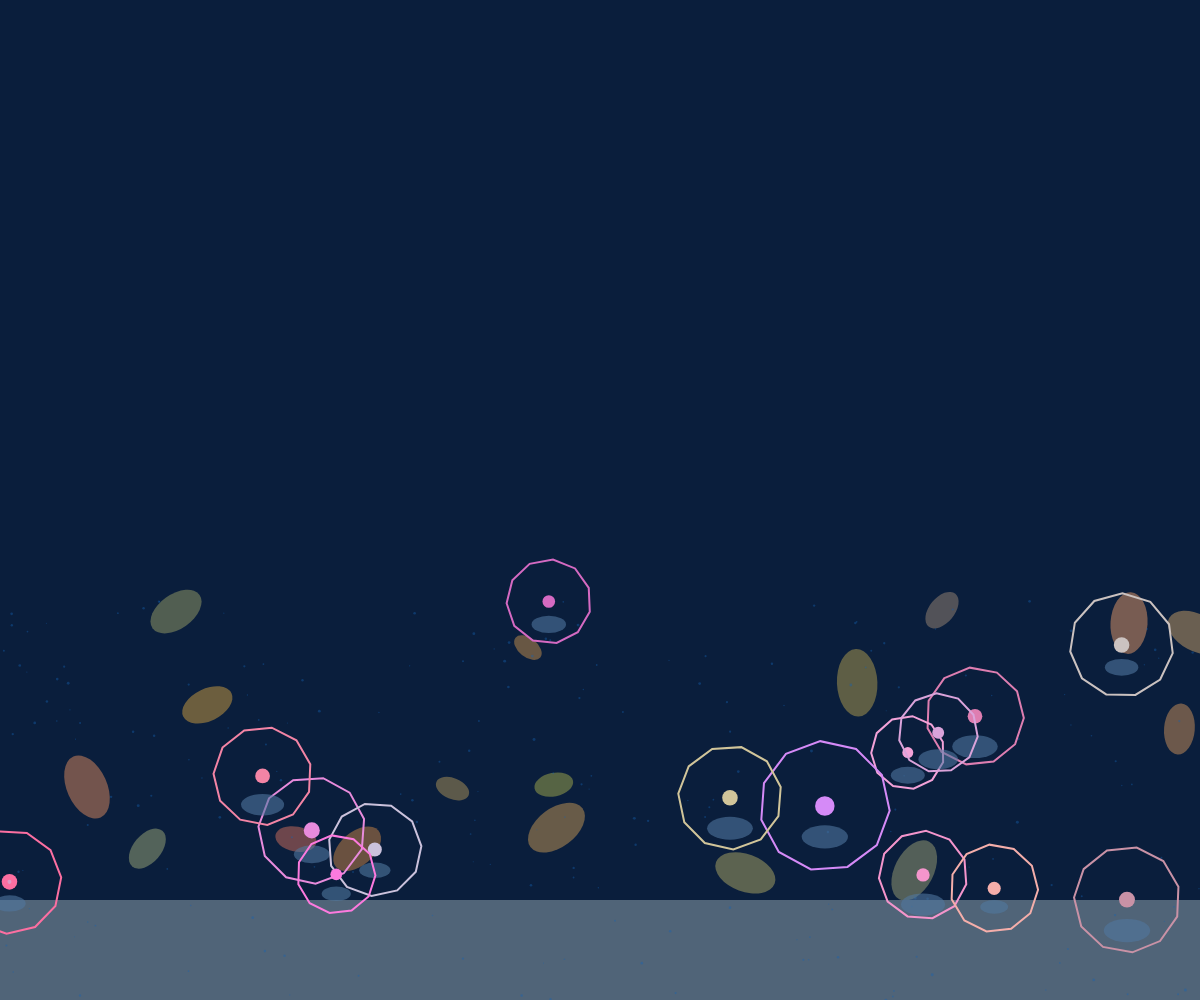
Frame 1 (no input)
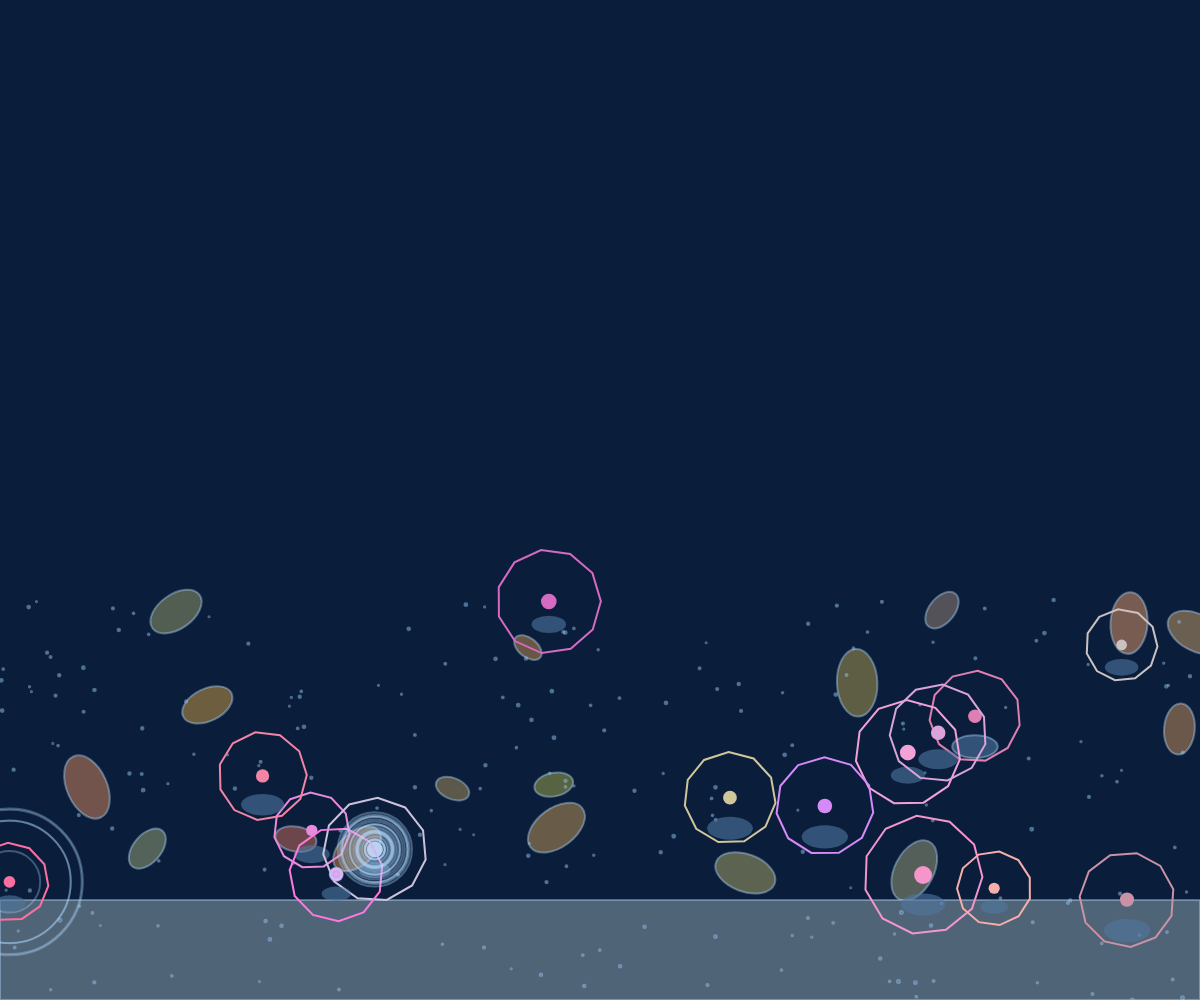
Frame 60 (no input)
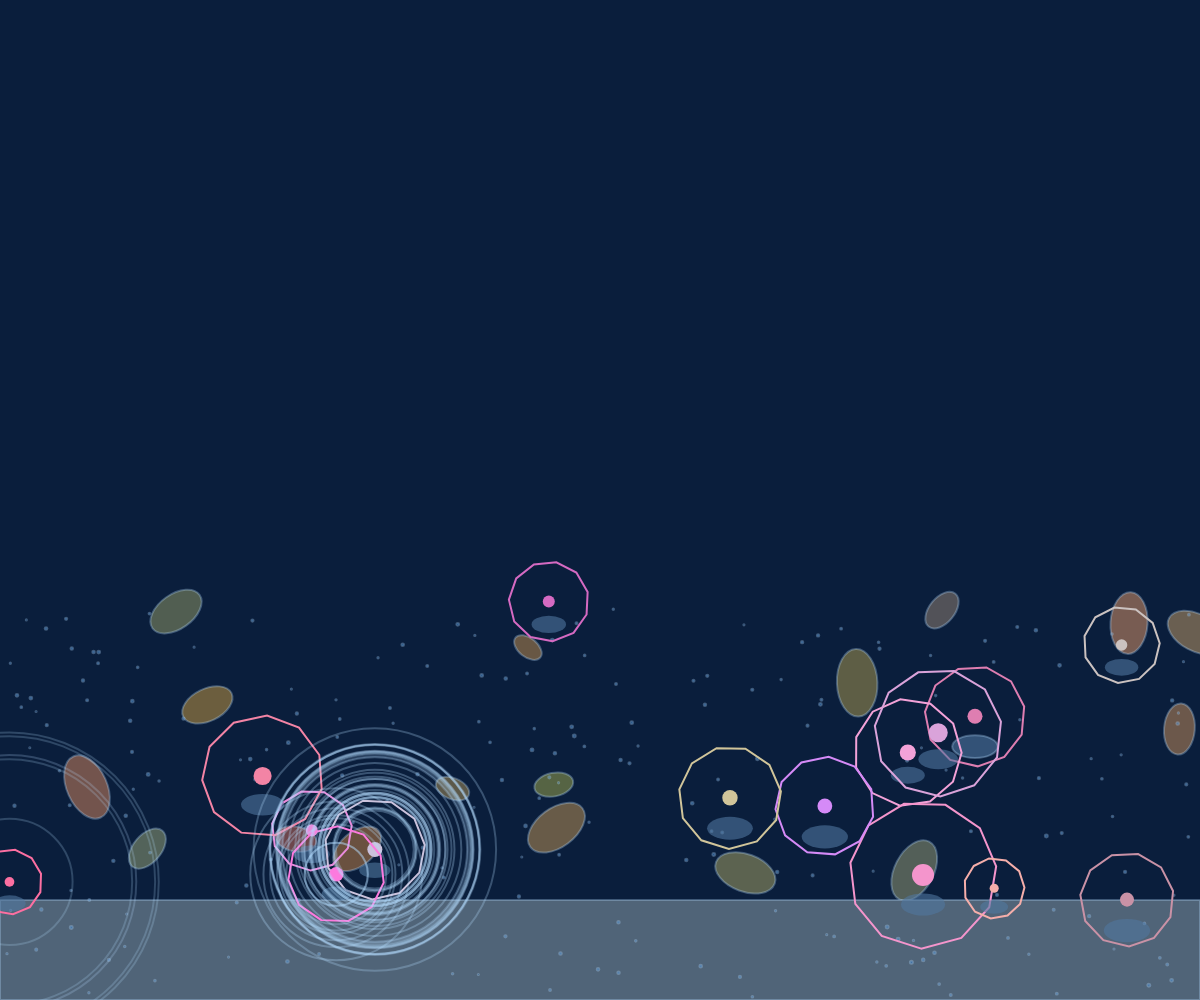
Frame 120 (the mouse pressed at the canvas centre since frame 60)

The p5.js sketch that drew these frames (run headless with seeded random() and noise() and a simulated clock; from frame 60 on, the mouse is pressed at the canvas centre):

// p5.js sketch
// ── sketch.js
let anemones = [];
let waterParticles = [];
let rocks = [];
let ripples = [];

function setup() {
  createCanvas(windowWidth, windowHeight);
  noStroke();
  
  // Create rocks
  for (let i = 0; i < 20; i++) {
    rocks.push({
      x: random(width),
      y: random(height * 0.6, height),
      size: random(30, 80),
      color: color(random(80, 120), random(70, 100), random(60, 90)),
      rotation: random(TWO_PI)
    });
  }
  
  // Create anemones
  for (let i = 0; i < 15; i++) {
    anemones.push({
      x: random(width),
      y: random(height * 0.6, height * 0.9),
      size: random(40, 80),
      color: color(random(200, 255), random(100, 200), random(150, 255)),
      openness: random(0.7, 1),
      speed: random(0.01, 0.03),
      time: random(TWO_PI)
    });
  }
  
  // Create water particles
  for (let i = 0; i < 200; i++) {
    waterParticles.push({
      x: random(width),
      y: random(height * 0.6, height),
      size: random(1, 3),
      speed: random(0.2, 0.8),
      angle: random(TWO_PI)
    });
  }
  
  // Initialize ripples array
  for (let i = 0; i < 50; i++) {
    ripples.push({
      x: 0,
      y: 0,
      radius: 0,
      maxRadius: random(100, 200),
      alpha: 0,
      speed: random(0.5, 1.5)
    });
  }
}

function draw() {
  background(10, 30, 60);
  
  // Draw seabed
  drawSeabed();
  
  // Draw water background
  drawWater();
  
  // Update and draw anemones
  for (let i = 0; i < anemones.length; i++) {
    updateAnemone(anemones[i]);
    drawAnemone(anemones[i]);
    
    // Add ripples when fully open
    if (anemones[i].openness > 0.95) {
      addRipple(anemones[i].x, anemones[i].y);
    }
  }
  
  // Update and draw ripples
  updateRipples();
}

function drawSeabed() {
  // Draw rocks
  for (let r of rocks) {
    push();
    translate(r.x, r.y);
    rotate(r.rotation);
    fill(r.color);
    ellipse(0, 0, r.size, r.size * 0.6);
    pop();
  }
  
  // Draw sand base
  fill(80, 100, 120);
  rect(0, height * 0.9, width, height * 0.1);
}

function drawWater() {
  // Draw shifting water particles
  for (let p of waterParticles) {
    p.x += cos(p.angle) * p.speed;
    p.y += sin(p.angle) * p.speed;
    
    if (p.x < 0 || p.x > width) p.angle = PI - p.angle;
    if (p.y < height * 0.6 || p.y > height) p.angle = -p.angle;
    
    fill(20, 100, 180, 100);
    ellipse(p.x, p.y, p.size);
  }
}

function updateAnemone(a) {
  a.time += a.speed;
  a.openness = map(sin(a.time), -1, 1, 0.6, 1);
  
  // Mouse interaction
  let d = dist(mouseX, mouseY, a.x, a.y);
  if (d < 300) {
    let ratio = map(d, 0, 300, 1, 0.2);
    a.openness *= ratio;
  }
}

function drawAnemone(a) {
  // Draw base
  fill(80, 120, 160, 150);
  ellipse(a.x, a.y + a.size * 0.4, a.size * 0.6, a.size * 0.3);
  
  // Draw tentacles
  noFill();
  stroke(a.color);
  strokeWeight(2);
  
  beginShape();
  for (let i = 0; i < 12; i++) {
    let angle = map(i, 0, 11, 0, TWO_PI);
    let radius = a.size * a.openness;
    let x = a.x + cos(angle + a.time) * radius;
    let y = a.y + sin(angle + a.time) * radius;
    vertex(x, y);
  }
  endShape(CLOSE);
  
  // Draw central body
  fill(a.color);
  noStroke();
  ellipse(a.x, a.y, a.size * a.openness * 0.3);
}

function addRipple(x, y) {
  // Find inactive ripple
  for (let i = 0; i < ripples.length; i++) {
    if (ripples[i].alpha <= 0) {
      ripples[i].x = x;
      ripples[i].y = y;
      ripples[i].radius = 0;
      ripples[i].alpha = 255;
      break;
    }
  }
}

function updateRipples() {
  for (let ripple of ripples) {
    if (ripple.alpha > 0) {
      ripple.radius += ripple.speed;
      ripple.alpha -= 1;
      
      // Draw ripple
      stroke(180, 220, 255, ripple.alpha * 0.4);
      noFill();
      ellipse(ripple.x, ripple.y, ripple.radius * 2);
    }
  }
}

function windowResized() {
  resizeCanvas(windowWidth, windowHeight);
}
